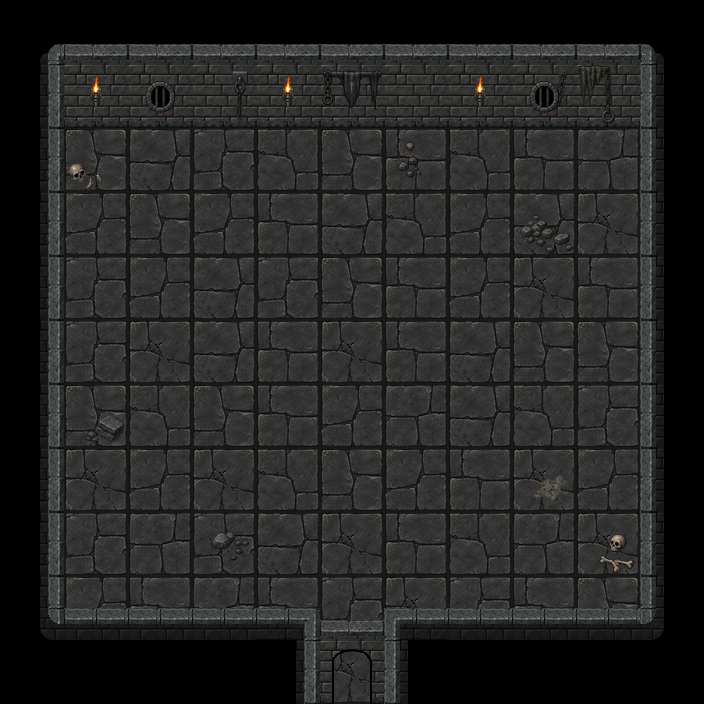

The image is a tile-based game level rendered from a .tmx file. Its description and complete source (layers, tilesets, objects, tile grids) follow:
An orthogonal 11x11 tile map with 64x64 px tiles, 7 tile layers (Ground, GroundDetails_01, WallsBack_01, WallsFront_01, ...), 4 tilesets and 20 objects (2x piercing_trial_fragile_column, 2x piercing_trial_movable_column, exit_south, trial_door, piercing_trial_launcher_03, ...).

<map version="1.10" tiledversion="1.12.2" orientation="orthogonal" renderorder="right-down" width="11" height="11" tilewidth="64" tileheight="64" infinite="0" nextlayerid="12" nextobjectid="40">
 <tileset firstgid="1" source="../../act3_floor_64.tsx" />
 <tileset firstgid="9" source="../../my_tiles_textured.tsx" />
 <tileset firstgid="117" source="../../items.tsx" />
 <tileset firstgid="285" source="../../torches/torches.tsx" />
 <layer id="1" name="Ground" width="11" height="11">
  <data encoding="csv">
0,0,0,0,0,0,0,0,0,0,0,
0,8,5,5,5,4,2,7,2,1,0,
0,6,2,1,3,6,4,3,4,7,0,
0,5,6,5,4,2,3,5,2,8,0,
0,1,5,2,1,6,4,5,8,4,0,
0,1,8,2,4,8,4,2,6,6,0,
0,6,3,6,4,5,7,2,3,1,0,
0,8,5,8,3,6,5,4,8,5,0,
0,1,7,1,2,8,4,3,7,8,0,
0,5,4,7,4,1,8,1,4,6,0,
0,0,0,0,0,8,0,0,0,0,0
</data>
 </layer>
 <layer id="4" name="GroundDetails_01" width="11" height="11">
  <data encoding="csv">
0,0,0,0,0,0,0,0,0,0,0,
0,0,0,0,0,0,0,0,0,0,0,
0,212,0,0,0,0,155,0,0,0,0,
0,0,0,0,0,0,0,0,144,0,0,
0,0,0,0,0,0,0,0,0,0,0,
0,0,0,0,0,0,0,0,0,0,0,
0,211,0,0,0,0,0,0,0,0,0,
0,0,0,0,0,0,0,0,215,0,0,
0,0,0,156,0,0,0,0,0,154,0,
0,0,199,0,0,0,0,0,0,0,0,
0,0,0,0,0,0,0,0,0,0,0
</data>
 </layer>
 <layer id="2" name="WallsBack_01" width="11" height="11">
  <data encoding="csv">
9,10,10,10,10,10,10,10,10,10,11,
18,19,19,19,19,19,19,19,19,19,20,
18,0,0,0,0,0,0,0,0,0,20,
18,0,0,0,0,0,0,0,0,0,20,
18,0,0,0,0,0,0,0,0,0,20,
18,0,0,0,0,0,0,0,0,0,20,
18,0,0,0,0,0,0,0,0,0,20,
18,0,0,0,0,0,0,0,0,0,20,
18,0,0,0,0,0,0,0,0,0,20,
0,0,0,0,0,0,0,0,0,0,0,
0,0,0,0,0,0,0,0,0,0,0
</data>
 </layer>
 <layer id="3" name="WallsFront_01" width="11" height="11">
  <data encoding="csv">
0,0,0,0,0,0,0,0,0,0,0,
0,0,0,0,0,0,0,0,0,0,0,
0,0,0,0,0,0,0,0,0,0,0,
0,0,0,0,0,0,0,0,0,0,0,
0,0,0,0,0,0,0,0,0,0,0,
0,0,0,0,0,0,0,0,0,0,0,
0,0,0,0,0,0,0,0,0,0,0,
0,0,0,0,0,0,0,0,0,0,0,
0,0,0,0,0,0,0,0,0,0,0,
57,39,39,39,98,10,97,39,39,39,55,
0,0,0,0,18,79,20,0,0,0,0
</data>
 </layer>
 <layer id="6" name="DecorBack_02" width="11" height="11">
  <data encoding="csv">
0,0,0,0,0,0,0,0,0,0,0,
0,0,0,206,0,0,0,0,204,203,0,
0,0,0,0,0,0,0,0,0,0,0,
0,0,0,0,0,0,0,0,0,0,0,
0,0,0,0,0,0,0,0,0,0,0,
0,0,0,0,0,0,0,0,0,0,0,
0,0,0,0,0,0,0,0,0,0,0,
0,0,0,0,0,0,0,0,0,0,0,
0,0,0,0,0,0,0,0,0,0,0,
0,0,0,0,0,0,0,0,0,0,0,
0,0,0,0,0,0,0,0,0,0,0
</data>
 </layer>
 <layer id="5" name="DecorBack_01" width="11" height="11">
  <data encoding="csv">
0,0,0,0,0,0,0,0,0,0,0,
0,0,130,0,0,191,0,0,130,180,0,
0,0,0,0,0,0,0,0,0,0,0,
0,0,0,0,0,0,0,0,0,0,0,
0,0,0,0,0,0,0,0,0,0,0,
0,0,0,0,0,0,0,0,0,0,0,
0,0,0,0,0,0,0,0,0,0,0,
0,0,0,0,0,0,0,0,0,0,0,
0,0,0,0,0,0,0,0,0,0,0,
0,0,0,0,0,0,0,0,0,0,0,
0,0,0,0,0,0,0,0,0,0,0
</data>
 </layer>
 <layer id="11" name="Torches" width="11" height="11">
  <data encoding="csv">
0,0,0,0,0,0,0,0,0,0,0,
0,288,0,0,288,0,0,288,0,0,0,
0,0,0,0,0,0,0,0,0,0,0,
0,0,0,0,0,0,0,0,0,0,0,
0,0,0,0,0,0,0,0,0,0,0,
0,0,0,0,0,0,0,0,0,0,0,
0,0,0,0,0,0,0,0,0,0,0,
0,0,0,0,0,0,0,0,0,0,0,
0,0,0,0,0,0,0,0,0,0,0,
0,0,0,0,0,0,0,0,0,0,0,
0,0,0,0,0,0,0,0,0,0,0
</data>
 </layer>
 <objectgroup id="7" name="Connectors">
  <object id="1" name="exit_south" x="352.667" y="690">
   <point />
  </object>
  <object id="39" name="trial_door" x="352.769" y="688.374">
   <point />
  </object>
 </objectgroup>
 <objectgroup id="8" name="Blocked">
  <object id="2" x="20" y="64" width="674" height="47.3333" />
  <object id="4" x="15.3333" y="15.3333" width="32" height="668.667" />
  <object id="7" x="654.667" y="25.3333" width="35.3333" height="668" />
  <object id="10" x="398" y="656.667" width="282" height="30.6667" />
  <object id="11" x="26" y="657.333" width="274" height="28.6667" />
 </objectgroup>
 <objectgroup id="9" name="Barriers" />
 <objectgroup id="10" name="Entities">
  <object id="15" name="piercing_trial_launcher_03" x="545.5" y="544.667">
   <properties>
    <property name="direction" value="south" />
   </properties>
   <point />
  </object>
  <object id="16" name="piercing_trial_launcher_02" x="227.333" y="172.501">
   <properties>
    <property name="direction" value="west" />
   </properties>
   <point />
  </object>
  <object id="18" name="piercing_trial_launcher_01" x="154.667" y="493.334">
   <properties>
    <property name="direction" value="north" />
   </properties>
   <point />
  </object>
  <object id="27" name="piercing_trial_fragile_column" x="359.334" y="170">
   <point />
  </object>
  <object id="28" name="piercing_trial_fragile_column" x="543.333" y="489">
   <point />
  </object>
  <object id="29" name="piercing_trial_movable_column" x="160" y="426">
   <point />
  </object>
  <object id="30" name="piercing_trial_movable_column" x="540.834" y="359.334">
   <point />
  </object>
  <object id="31" name="piercing_trial_target_01" x="158.666" y="236">
   <point />
  </object>
  <object id="32" name="piercing_trial_target_02" x="417.333" y="169.833">
   <point />
  </object>
  <object id="33" name="piercing_trial_target_03" x="541.333" y="239.167">
   <point />
  </object>
  <object id="34" name="swivel assembly_A" x="291.333" y="358">
   <point />
  </object>
  <object id="35" name="swivel assembly_B" x="417.333" y="360.667">
   <point />
  </object>
  <object id="37" name="lever" x="350.667" y="352.667">
   <point />
  </object>
 </objectgroup>
</map>
